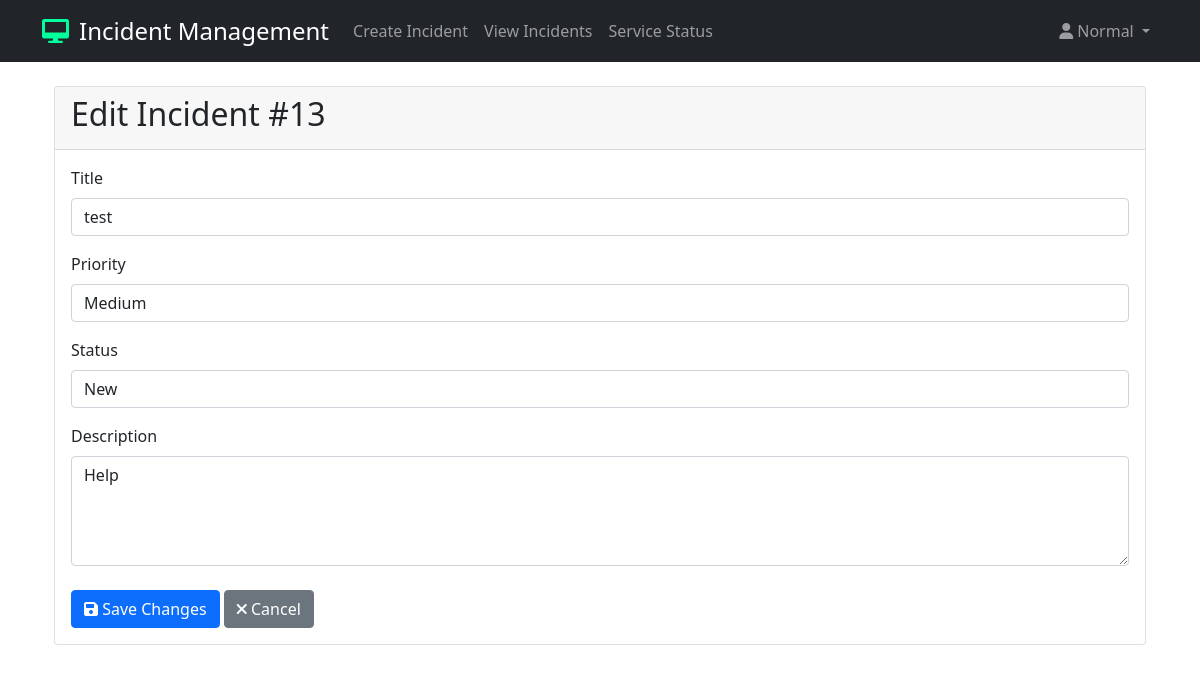
/incident/13/edit/ (signed in), run on the app's committed database.
### tickets/models.py (models this page shows, shortened)
class Incident(models.Model):
    title = models.TextField(null=False, blank=False)
    assignee = models.ForeignKey(UserProfile, on_delete=models.SET_NULL, null=True, blank=True, related_name='assigned_incidents')
    assignedgroup = models.ForeignKey(UserGroup, on_delete=models.SET_NULL, null=True, blank=True)
    reportedby = models.ForeignKey(UserProfile, on_delete=models.SET_NULL, null=True, blank=True, related_name='reported_incidents')
    affected_service = models.ForeignKey(
        Service,
        on_delete=models.PROTECT,
        null=True,  # Temporarily allow null for migration
        blank=True
    )
    incidentcreated = models.DateTimeField(null=False, blank=False)
    incidentstart = models.DateTimeField(null=False, blank=False)
    priority = models.TextField(null=False, blank=False)
    state = models.TextField(null=False, blank=False)
    description = models.TextField(null=False, blank=False)
    resolution = models.TextField(null=True, blank=True)
    incidentclosedtime = models.DateTimeField(null=True, blank=True)
    class Meta:
        db_table = 'incidents'

### tickets/views.py (the view, shortened to what this page needs)
# urls.py: path('incident/<int:incident_id>/edit/', login_required(views.incident_edit), name='incident_edit'),
@login_required
def incident_edit(request, incident_id):
    incident = get_object_or_404(Incident, id=incident_id)
    if not (request.user.is_staff or request.user.is_superuser or incident.reportedby.user == request.user):
        messages.error(request, "You don't have permission to edit this incident.")
        return redirect('incident_detail', incident_id=incident_id)
    return render(request, 'tickets/incident_edit.html', {'incident': incident})

### tickets/auth_backend.py (called while the page is built)
    def get_user(self, user_id):
        UserModel = get_user_model()
        try:
            return UserModel.objects.get(pk=user_id)
        except UserModel.DoesNotExist:
            return None

### tickets/context_processors.py (called while the page is built)
def incident_counts(request):
    context = {
        'reported_incidents_count': 0,
        'assigned_incidents_count': 0
    }
    if request.user.is_authenticated:
        context['reported_incidents_count'] = Incident.objects.filter(
            reportedby=request.user.profile
        ).count()
        context['assigned_incidents_count'] = Incident.objects.filter(
            assignee=request.user.profile
        ).count()
    return context

### tickets/templates/tickets/incident_edit.html (shortened to what this page needs)
{% extends 'tickets/base.html' %}
{% block content %}
<div class="container">
    <div class="card">
        <div class="card-header">
            <h2>Edit Incident #{{ incident.id }}</h2>
        </div>
        <div class="card-body">
            <form method="POST">
                <div class="mb-3">
                    <label for="title" class="form-label">Title</label>
                    <input type="text" class="form-control" id="title" name="title" value="{{ incident.title }}" required>
                </div>
                <div class="mb-3">
                    <label for="priority" class="form-label">Priority</label>
                    <select class="form-control" id="priority" name="priority">
                        <option value="Medium" {% if incident.priority == 'Medium' %}selected{% endif %}>Medium</option>
                    </select>
                </div>
                <div class="mb-3">
                    <label for="state" class="form-label">Status</label>
                    <select class="form-control" id="state" name="state">
                        <option value="New" {% if incident.state == 'New' %}selected{% endif %}>New</option>
                    </select>
                </div>
                <div class="mb-3">
                    <label for="description" class="form-label">Description</label>
                    <textarea class="form-control" id="description" name="description" rows="4" required>{{ incident.description }}</textarea>
                </div>
                <div class="mt-4">
                    <button type="submit" class="btn btn-primary">
                        <i class="fas fa-save"></i> Save Changes
                    </button>
                    <a href="{% url 'incident_detail' incident.id %}" class="btn btn-secondary">
                        <i class="fas fa-times"></i> Cancel
                    </a>
                </div>
            </form>
        </div>
    </div>
</div>
{% endblock %}

### tickets/templates/tickets/base.html (shortened to what this page needs)
<!DOCTYPE html>
<html>
<head>
    <link href="https://cdn.jsdelivr.net/npm/bootstrap@5.1.3/dist/css/bootstrap.min.css" rel="stylesheet">
    <link rel="stylesheet" href="https://cdnjs.cloudflare.com/ajax/libs/font-awesome/6.0.0-beta3/css/all.min.css">
</head>
<body>
    <nav class="navbar navbar-expand-lg navbar-dark bg-dark">
        <div class="container">
            <a class="navbar-brand d-flex align-items-center" href="{% url 'incident_list' %}">
                <i class="fas fa-desktop"></i>
                <span>Incident Management</span>
            </a>
            {% if user.is_authenticated %}
            <ul class="navbar-nav me-auto mb-2 mb-lg-0">
                <li class="nav-item">
                    <a class="nav-link {% if request.path == '/create/' %}active{% endif %}" href="{% url 'create_incident' %}">
                        Create Incident
                    </a>
                </li>
                <li class="nav-item">
                    <a class="nav-link" href="{% url 'incident_list' %}">View Incidents</a>
                </li>
                <li class="nav-item">
                    <a class="nav-link" href="{% url 'service_status' %}">Service Status</a>
                </li>
            </ul>
            <div class="navbar-nav ms-auto">
                <div class="nav-item dropdown">
                    <a class="nav-link dropdown-toggle" href="#" id="profileDropdown" role="button" data-bs-toggle="dropdown" aria-expanded="false">
                        <i class="fas fa-user me-1"></i>{{ user.username }}
                    </a>
                </div>
            </div>
            {% endif %}
        </div>
    </nav>
    <div class="container mt-4">
        {% block content %}
        {% endblock %}
    </div>
</body>
</html>

### tickets/templates/tickets/base.html (style rules this page uses)
.navbar-brand { font-size: 1.5rem; font-weight: 500; transition: color 0.2s ease-in-out; }
.navbar-brand i { margin-right: 10px; color: #00ff9d; }

### data on the page
Incident: id "13", title "test", priority "Medium", state "New", description "Help"

### other printed values
{{ user.username }} "Normal"
